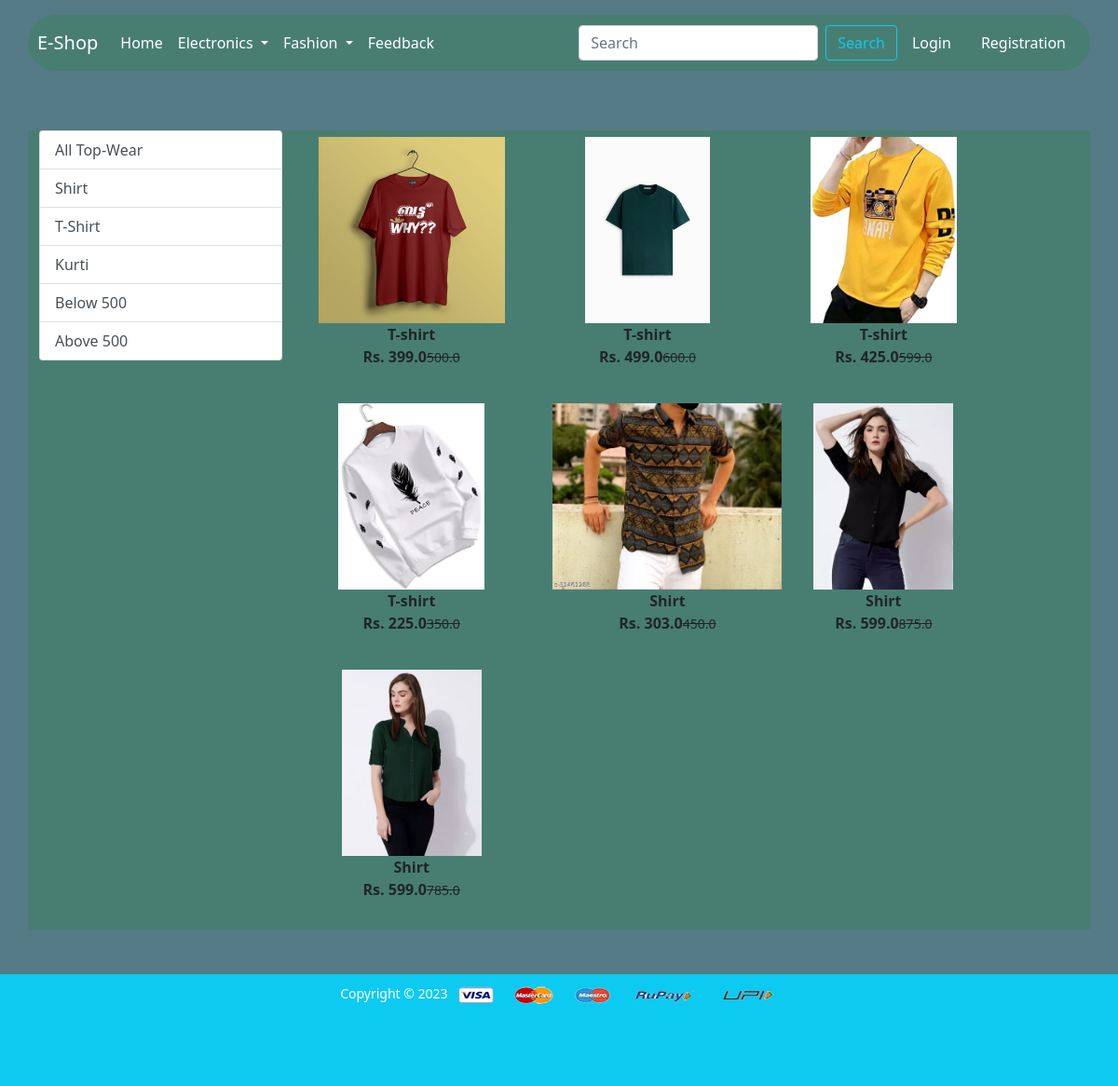
/topwears/, run on an earlier commit of the app's database.
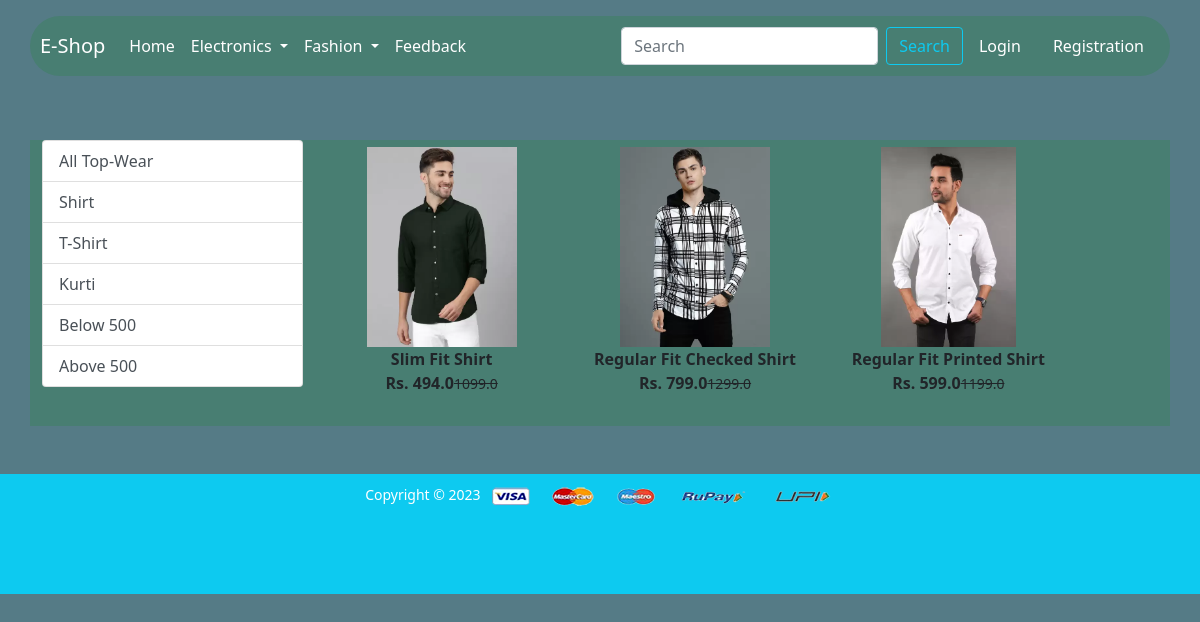
And on a later commit of the database.
### app/models.py (models this page shows, shortened)
class Product(models.Model):
    title = models.CharField(max_length=200)
    selling_price = models.FloatField()
    discounted_price = models.FloatField()
    description = models.TextField()
    brand = models.CharField(max_length=50)
    category = models.CharField(choices=CATEGORY_CHOICES, max_length=2)
    product_image = models.ImageField(upload_to='productimg')

### app/views.py (the view)
# urls.py: path('topwears/', views.topwears, name='topwears'),
def topwears(request, data=None):
    if data == None:
        topwears = Product.objects.filter(category='TW')
    elif data == 'shirt' or data == 't-shirt' or data == 'kurti':
        topwears = Product.objects.filter(category='TW').filter(brand=data)
    elif data == 'below':
        topwears = Product.objects.filter(category='TW').filter(discounted_price__lt=500)
    elif data == 'above':
        topwears = Product.objects.filter(category='TW').filter(discounted_price__gt=500)
    return render(request, 'app/TopWear.html', {'topwears':topwears})

### app/templates/app/TopWear.html (shortened to what this page needs)
{% extends 'app/base.html' %}
{% load static %}
{% block main-content %}
<div class="container my-5">
  <div class="row">
    <div class="col-sm-3">
      <div class="list-group">
        <a href="{% url 'topwears' %}" class="list-group-item list-group-item-action" aria-current="true">All Top-Wear</a>
        <a href="{% url 'topwearsdata' 'shirt' %}" class="list-group-item list-group-item-action"
          aria-current="true">Shirt</a>
        <a href="{% url 'topwearsdata' 't-shirt' %}" class="list-group-item list-group-item-action"
          aria-current="true">T-Shirt</a>
        <a href="{% url 'topwearsdata' 'kurti' %}" class="list-group-item list-group-item-action"
          aria-current="true">Kurti</a>
        <a href="{% url 'topwearsdata' 'below' %}" class="list-group-item list-group-item-action"
          aria-current="true">Below 500</a>
        <a href="{% url 'topwearsdata' 'above' %}" class="list-group-item list-group-item-action"
          aria-current="true">Above 500</a>
      </div>
    </div>
    <div class="col-sm-8">
      <div class="row">
        {% for product in topwears %}
        <div class="col-sm-4 text-center mb-4">
          <a href="{% url 'product-detail' product.id %}" class="btn">
            <div class="item">
              <img src="{{product.product_image.url}}" alt="" height="200" class="">
              <div class="fw-bold">{{product.title}}</div>
              <div class="fw-bold">Rs. {{product.discounted_price}}<small
                  class="fw-light text-decoration-line-through">{{product.selling_price}}</small></div>
            </div>
          </a>
        </div>
        {% endfor %}
      </div>
    </div>
  </div>
</div>
{% endblock main-content %}

### app/templates/app/base.html (shortened to what this page needs)
{% load static%}
<!doctype html>
{% load static %}
<html lang="en">
<head>
  <link href="https://cdn.jsdelivr.net/npm/bootstrap@5.0.0-beta1/dist/css/bootstrap.min.css" rel="stylesheet"
>
  <link rel="stylesheet" href="{% static 'app/css/owl.carousel.min.css' %}">
  <link rel="stylesheet" href="{% static 'app/css/all.min.css' %}">
  <link rel="stylesheet" href="{% static 'app/css/style.css' %}">
</head>
<body>
  <nav class="navbar py-lg-3 navbar-expand-lg navbar-dark ">
    <div class="container nv">
      <a class="navbar-brand" href="/">E-Shop</a>
      <div class="collapse navbar-collapse" id="navbarSupportedContent">
        <ul class="navbar-nav me-auto mb-2 mb-lg-0">
          <li class="nav-item">
            <a class="nav-link active" aria-current="page" href="/">Home</a>
          </li>
          <li class="nav-item dropdown">
            <a class="nav-link dropdown-toggle text-white" href="#" id="electronicsDropdown" role="button"
              data-bs-toggle="dropdown" aria-expanded="false">
              Electronics
            </a>
          </li>
          <li class="nav-item dropdown">
            <a class="nav-link dropdown-toggle text-white" href="#" id="fashionDropdown" role="button"
              data-bs-toggle="dropdown" aria-expanded="false">
              Fashion
            </a>
          </li>
          <li class="nav-item">
            <a class="nav-link active" aria-current="page" href="{% url 'feedback' %}">Feedback</a>
          </li>
        </ul>
        <form  method="POST" action="{% url 'search' %}" class="d-flex">
          <input class="form-control me-2" type="search" placeholder="Search" aria-label="Search" name="search">
          <button class="btn btn-outline-info" type="submit">Search</button>
        </form>
        <div>
          <ul class="navbar-nav me-auto mb-2 mb-lg-0">
            {% if request.user.is_authenticated %}
            <li class="nav-item dropdown mx-2">
              <a class="nav-link dropdown-toggle text-white" href="#" id="profileDropdown" role="button"
                data-bs-toggle="dropdown" aria-expanded="false">
                <span class="text-capitalize">{{request.user}}</span>
              </a>
              <ul class="dropdown-menu" aria-labelledby="profileDropdown">
                <li><a class="dropdown-item" href="{% url 'profile' %}">Profile</a></li>
                <li><a class="dropdown-item" href="{% url 'orders' %}">Orders</a></li>
                <li><a class="dropdown-item" href="{% url 'passwordchange' %}">Change Password</a></li>
                <li><a class="dropdown-item" href="{% url 'logout' %}">Logout</a></li>
              </ul>
            </li>
            <li class="nav-item mx-2">
              <a href="{% url 'showcart' %}" class="nav-link text-white"> Cart <span><img src="{% static 'app/images/cart/cart.jpg' %}" class="d-block w-100" alt="..." style="height:20px" width="20px";></span>
              </a>
            </li>
            {% else %}
            <li class="nav-item mx-2">
              <a href="{% url 'login' %}" class="nav-link text-white">Login</a>
            </li>
            <li class="nav-item mx-2">
              <a href="{% url 'customerregistration' %}" class="nav-link text-white">Registration</a>
            </li>
            {% endif %}
          </ul>
        </div>
      </div>
    </div>
  </nav>
  {% block main-content %} {% endblock main-content %}
  <footer class="container-fluid bg-info text-center p-2 mt-5 ft">
    <small class="text-white">Copyright &copy; 2023</small>
    <img src="{% static 'app/images/payment.png' %}" alt="" srcset="" class="img-fluid" height="2px">
  </footer>
</body>
</html>

### app/static/app/css/style.css (style rules this page uses)
body { background-color: rgb(85, 123, 134); }
.container { background-color: rgb(72, 126, 114); outline-color: rgb(4, 65, 70); }
.nv { border-radius: 50px; padding: 10px; }
footer { background-color: rgb(85, 123, 134); height: 120px; }

What changed in the data, as far as the page shows it:
removed Product: product_image (picture), title "T-shirt", discounted_price "399.0", selling_price "500.0"
removed Product: product_image (picture), title "T-shirt", discounted_price "499.0", selling_price "600.0"
removed Product: product_image (picture), title "T-shirt", discounted_price "425.0", selling_price "599.0"
removed Product: product_image (picture), title "T-shirt", discounted_price "225.0", selling_price "350.0"
removed Product: product_image (picture), title "Shirt", discounted_price "303.0", selling_price "450.0"
removed Product: product_image (picture), title "Shirt", discounted_price "599.0", selling_price "875.0"
removed Product: product_image (picture), title "Shirt", discounted_price "599.0", selling_price "785.0"
added Product: product_image (picture), title "Slim Fit Shirt", discounted_price "494.0", selling_price "1099.0"
added Product: product_image (picture), title "Regular Fit Checked Shirt", discounted_price "799.0", selling_price "1299.0"
added Product: product_image (picture), title "Regular Fit Printed Shirt", discounted_price "599.0", selling_price "1199.0"
